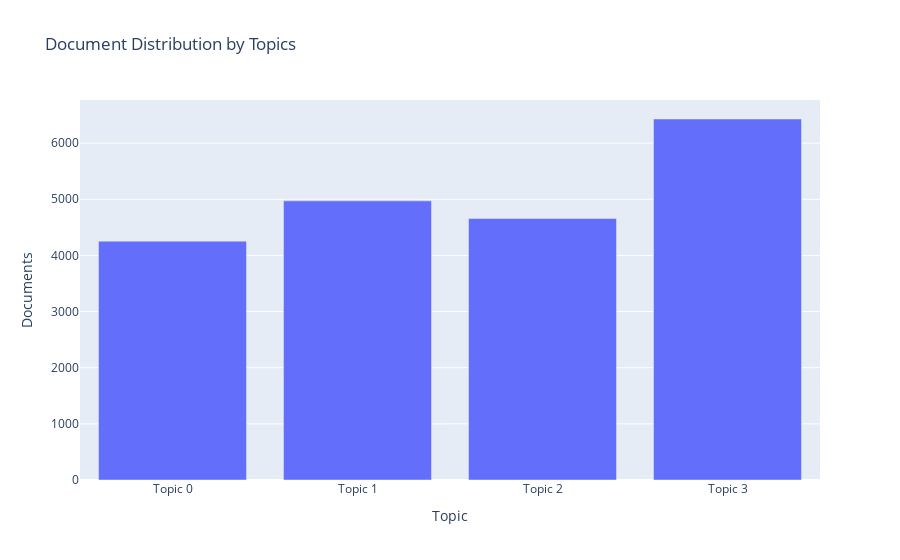

Notebook cell for this chart:
### Code cell
plot_model(lda, plot = 'topic_distribution')

### Figure 1 — Plotly figure (JSON) as saved in the notebook; plotly's stock layout.template omitted (floating-point values rounded to 4 significant figures)
{"data": [{"alignmentgroup": "True", "customdata": [["multiple, include, arthroscopic, operation, tissue, soft, book, knee, drilling, microfracture"], ["procedure, book, joint, include, repair, hip, ankle, surface, shoulder, arthroscopic"], ["ligament, reconstruction, include, complex, repair, book, lateral, collateral, arthroscopic, revision"], ["book, replacement, total, primary, cement, fixation, bone, joint, hip, knee"]], "hovertemplate": "Topic=%{x}<br>Documents=%{y}<br>Keyword=%{customdata[0]}<extra></extra>", "legendgroup": "", "marker": {"color": "#636efa", "pattern": {"shape": ""}}, "name": "", "offsetgroup": "", "orientation": "v", "showlegend": false, "textposition": "auto", "type": "bar", "x": ["Topic 0", "Topic 1", "Topic 2", "Topic 3"], "xaxis": "x", "y": [4254, 4972, 4657, 6430], "yaxis": "y"}], "layout": {"barmode": "relative", "legend": {"tracegroupgap": 0}, "title": {"text": "Document Distribution by Topics"}, "xaxis": {"anchor": "y", "domain": [0, 1], "title": {"text": "Topic"}}, "yaxis": {"anchor": "x", "domain": [0, 1], "title": {"text": "Documents"}}}}
